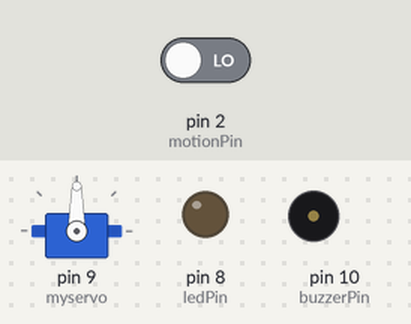
The sketch below on a simulated Arduino Uno, built with avr-gcc and run on an emulated ATmega328P. Shown: servo, output pins drawn as LEDs (lit = HIGH), buzzer (waves = sounding, pin HIGH). The inputs (shaded band) are chosen by the test bench; at power-on: pin 2 (motionPin) LOW.

Above: at 1.2 s.
1.3 s: pin 2 (motionPin) driven HIGH
At 1.6 s:
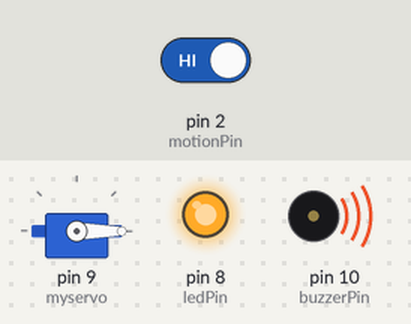
2.8 s: pin 2 (motionPin) driven LOW
At 3.9 s:
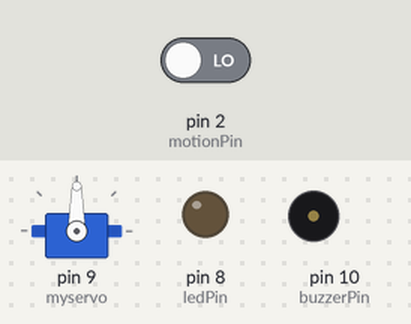
Timing chart, 0 to 5.8 s (numbered marks = the images above; inputs shaded):
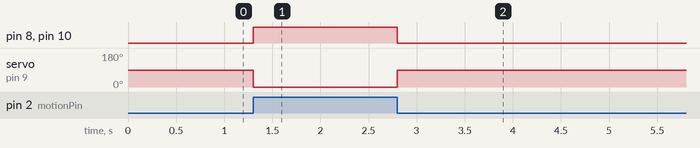

The sketch:

servo.ino
```cpp
#include <Servo.h>

Servo myservo;
int motionPin = 2; // motion sensor on A0 of arduino
int  motionState = 0;
int buzzerPin = 10;   // buzzer pin
int ledPin =8;// led on pin 8

void setup() {
  myservo.attach(9);// servo on pin 10 of arduino
   myservo.write(90); //initial state of servo motor at 90 degrees
  pinMode(motionPin, INPUT);// declare motion sensor as INPUT
    pinMode(ledPin, OUTPUT);// declare led as OUTPUT
    digitalWrite(ledPin, LOW);// LED initially as turn off
    pinMode(buzzerPin, OUTPUT); // sets buzzer pin as output
}
//}

void loop() {
  motionState = digitalRead(motionPin);
  if (motionState == HIGH) { // if motion detected
    myservo.write(0);// servo turn to 0 degree
    digitalWrite(buzzerPin, HIGH);      // turn on buzzer
    digitalWrite(ledPin, HIGH);// then led turn on
  } else {
    myservo.write(90);// if no motion is still around return to 90 degree
   digitalWrite(ledPin, LOW);// led turn off
   digitalWrite(buzzerPin, LOW);      // turn OFF buzzer
  }
}
```

Measured:
- after the input at 1.3 s, pin 8 (ledPin), pin 10 (buzzerPin): LOW → HIGH at once; servo on pin 9 (myservo): 90° → 0° at once
- after the input at 2.8 s, pin 8 (ledPin), pin 10 (buzzerPin): HIGH → LOW at once; servo on pin 9 (myservo): 0° → 90° at once
